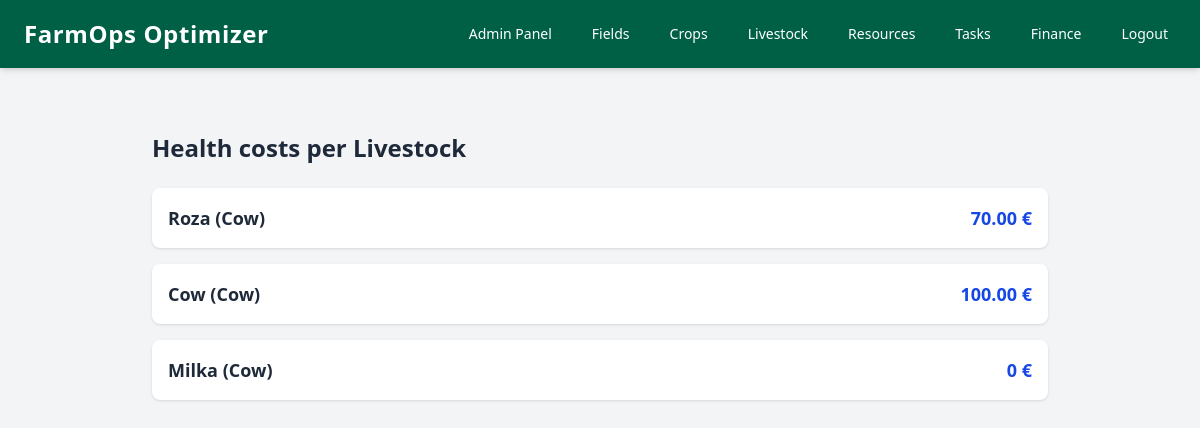
Screenshot of /finance/livestock-costs/ (signed in) with the database file from the repository.
### livestock/models.py (models this page shows, shortened)
class Livestock(models.Model):
    GENDER_CHOICES = [
        ('MALE', 'Male'),
        ('FEMALE', 'Female'),
    ]
    species = models.ForeignKey(Species, on_delete=models.CASCADE)
    name = models.CharField(max_length=100)
    gender = models.CharField(max_length=10, choices=GENDER_CHOICES, default='MALE')
    birth_date = models.DateTimeField(null=True, blank=True)
    weight = models.FloatField(null=True, blank=True)
    breed = models.CharField(max_length=100, blank=True, null=True)
    grazing_field = models.ForeignKey(GrazingField, on_delete=models.SET_NULL, null=True, blank=True)
    user = models.ForeignKey(User, on_delete=models.CASCADE, related_name='livestocks', null=True)
    herd = models.ForeignKey(Herd, on_delete=models.SET_NULL, null=True, blank=True, related_name='livestock')

class Species(models.Model):
    name = models.CharField(max_length=100)
    description = models.TextField()
    scientific_name = models.CharField(max_length=100, blank=True, null=True)
    family = models.CharField(max_length=100, blank=True, null=True)
    genus = models.CharField(max_length=100, blank=True, null=True)
    kingdom = models.CharField(max_length=100, blank=True, null=True)
    CONSERVATION_STATUS_CHOICES = [
        ('LC', 'Least Concern'),
        ('NT', 'Near Threatened'),
        ('VU', 'Vulnerable'),
        ('EN', 'Endangered'),
        ('CR', 'Critically Endangered'),
        ('EX', 'Extinct'),
        ('EW', 'Extinct in the Wild'),
    ]
    conservation_status = models.CharField(max_length=2, choices=CONSERVATION_STATUS_CHOICES, default='LC')
    AVERAGE_WEIGHT_CHOICES = [
        ('<10', 'Less than 10kg'),
        ('10-50', '10-50kg'),
        ('50-100', '50-100kg'),
        ('100-500', '100-500kg'),
        ('>500', 'More than 500kg'),
    ]
    average_weight = models.CharField(max_length=10, choices=AVERAGE_WEIGHT_CHOICES, blank=True, null=True)
    AVERAGE_HEIGHT_CHOICES = [
        ('<0.5', 'Less than 0.5m'),
        ('0.5-1', '0.5-1m'),
        ('1-3', '1-3m'),
        ('3-5', '3-5m'),
        ('>5', 'More than 5m'),
    ]
    average_height = models.CharField(max_length=10, choices=AVERAGE_HEIGHT_CHOICES, blank=True, null=True)
    LIFESPAN_CHOICES = [
            (1, 'Less than 1 year'),
            (2, '1-5 years'),
            (3, '6-10 years'),
            (4, '11-20 years'),
            (5, '21-50 years'),
            (6, 'More than 50 years'),
        ]
    lifespan = models.IntegerField(choices=LIFESPAN_CHOICES, null=True, blank=True)
    habitat = models.TextField(blank=True, null=True)
    RANGE_CHOICES = [
        ('AFRICA', 'Africa'),
        ('ASIA', 'Asia'),
        ('EUROPE', 'Europe'),
        ('NORTH_AMERICA', 'North America'),
        ('SOUTH_AMERICA', 'South America'),
        ('OCEANIA', 'Oceania'),
        ('ANTARCTICA', 'Antarctica'),
        ('GLOBAL', 'Global'),
    ]
    range = models.CharField(max_length=15, choices=RANGE_CHOICES, blank=True, null=True)
    DIET_CHOICES = [
        ('HERBIVORE', 'Herbivore'),
        ('CARNIVORE', 'Carnivore'),
        ('OMNIVORE', 'Omnivore'),
        ('INSECTIVORE', 'Insectivore'),
        ('FRUGIVORE', 'Frugivore'),
        ('NECROPHAGY', 'Necrophagy'),
    ]
    diet = models.CharField(max_length=20, choices=DIET_CHOICES, blank=True, null=True)
    BEHAVIOR_CHOICES = [
        ('SOCIAL', 'Social'),
        ('SOLITARY', 'Solitary'),
        ('MIGRATORY', 'Migratory'),
        ('NOCTURNAL', 'Nocturnal'),
        ('DIURNAL', 'Diurnal'),
    ]
    behavior = models.CharField(max_length=20, choices=BEHAVIOR_CHOICES, blank=True, null=True)
    REPRODUCTION_CHOICES = [
        ('OVIPAROUS', 'Oviparous'),
        ('VIVIPAROUS', 'Viviparous'),
        ('OVOVIVIPAROUS', 'Ovoviviparous'),
    ]
    reproduction = models.CharField(max_length=25, choices=REPRODUCTION_CHOICES, blank=True, null=True)
    MATING_SEASON_CHOICES = [
            ('SPRING', 'Spring'),
            ('SUMMER', 'Summer'),
            ('AUTUMN', 'Autumn'),
            ('WINTER', 'Winter'),
            ('YEAR_ROUND', 'Year-Round'),
            ('UNKNOWN', 'Unknown'),
        ]
    mating_season = models.CharField(max_length=20, choices=MATING_SEASON_CHOICES, blank=True, null=True)
    ENDANGERED_STATUS_CHOICES = [
        ('CRITICALLY_ENDANGERED', 'Critically Endangered'),
        ('ENDANGERED', 'Endangered'),
        ('VULNERABLE', 'Vulnerable'),
        ('NEAR_THREATENED', 'Near Threatened'),
        ('LEAST_CONCERN', 'Least Concern'),
        ('DATA_DEFICIENT', 'Data Deficient'),
        ('NOT_EVALUATED', 'Not Evaluated'),
        ('UNKNOWN', 'Unknown'),
    ]
    STATUS_CHOICES = [
        ('pending', 'Pending'),
        ('approved', 'Approved'),
    ]
    status = models.CharField(max_length=10, choices=STATUS_CHOICES, default='approved')
    endangered_status = models.CharField(max_length=25, choices=ENDANGERED_STATUS_CHOICES, blank=True, null=True)

### finance/views.py (the view)
# urls.py: path('livestock-costs/', views.livestock_costs, name='livestock_costs'),
def livestock_costs(request):
    livestocks = Livestock.objects.filter(user=request.user)
    livestock_data = []
    for livestock in livestocks:
        health_records = livestock.health_records.all()
        health_costs = [hr.cost_of_treatment or 0 for hr in health_records]
        health_total = sum(health_costs)
        vaccination_records = livestock.vaccination_records.all()
        vaccine_costs = [vr.cost_of_vaccine or 0 for vr in vaccination_records]
        vaccine_total = sum(vaccine_costs)
        total = health_total + vaccine_total
        livestock_data.append({
            'livestock': livestock,
            'health_records': health_records,
            'health_costs': health_costs,
            'health_total': health_total,
            'vaccination_records': vaccination_records,
            'vaccine_costs': vaccine_costs,
            'vaccine_total': vaccine_total,
            'total': total,
        })
    return render(request, 'finance/livestock_costs.html', {'livestock_data': livestock_data})

### finance/templates/finance/livestock_costs.html (shortened to what this page needs)
{% extends "base.html" %}
{% block content %}
<div class="max-w-4xl mx-auto py-8">
    <h1 class="text-2xl font-bold mb-6">Health costs per Livestock</h1>
    {% for item in livestock_data %}
        <details class="bg-white shadow rounded-lg mb-4">
            <summary class="cursor-pointer p-4 font-semibold text-lg hover:bg-gray-100 flex justify-between items-center">
                <div>{{ item.livestock.name }} ({{ item.livestock.species.name }})</div>
                <div class="text-blue-700 font-bold">{{ item.total }} €</div>
            </summary>
        </details>
    {% empty %}
        <p class="text-gray-600">No livestock registered.</p>
    {% endfor %}
</div>
{% endblock %}

### rows the page displays
Livestock: livestock.name "Roza", livestock.species.name "Cow", total "70.00"
Livestock: livestock.name "Cow", livestock.species.name "Cow", total "100.00"
Livestock: livestock.name "Milka", livestock.species.name "Cow", total "0"
